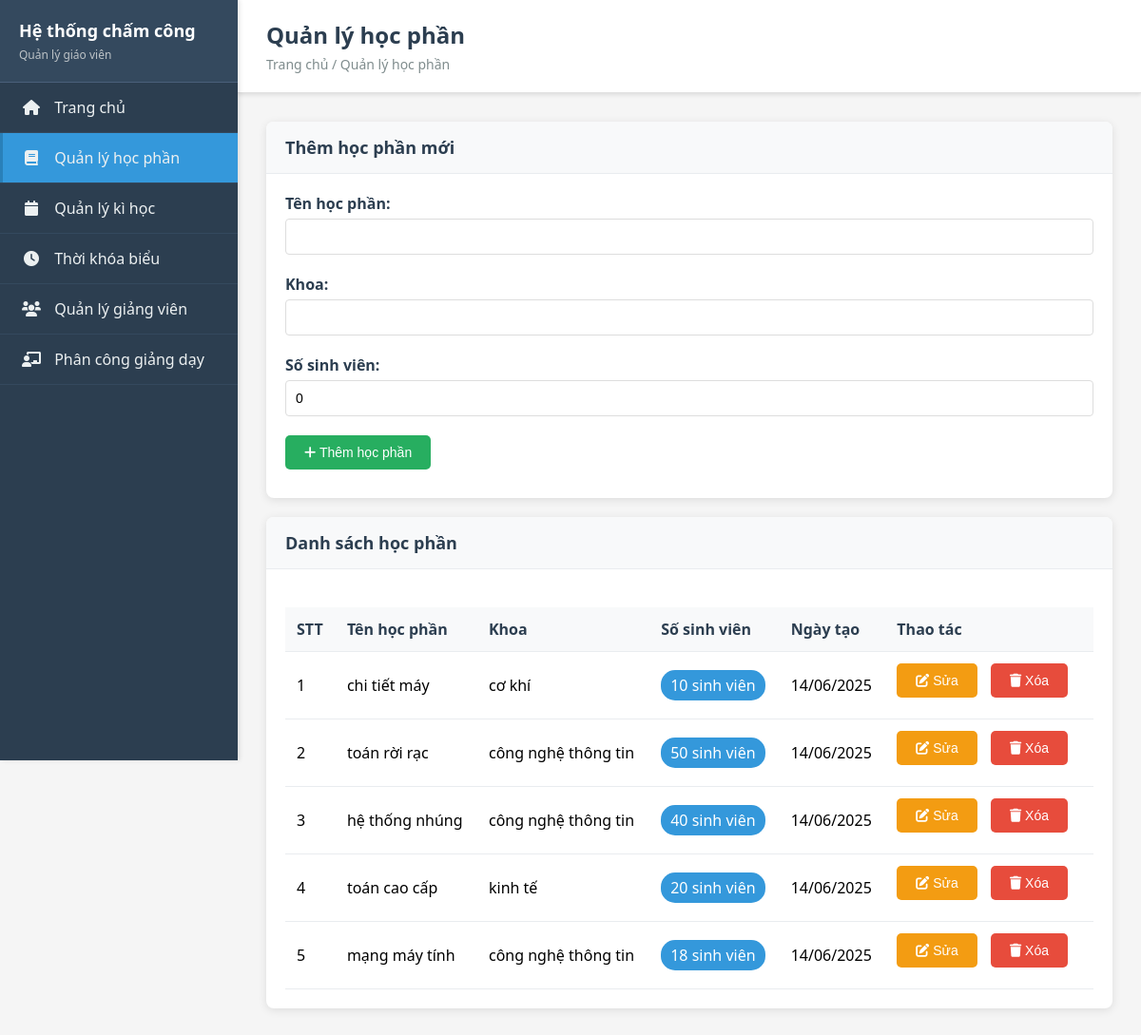
The page /subjects on the database as committed earlier.
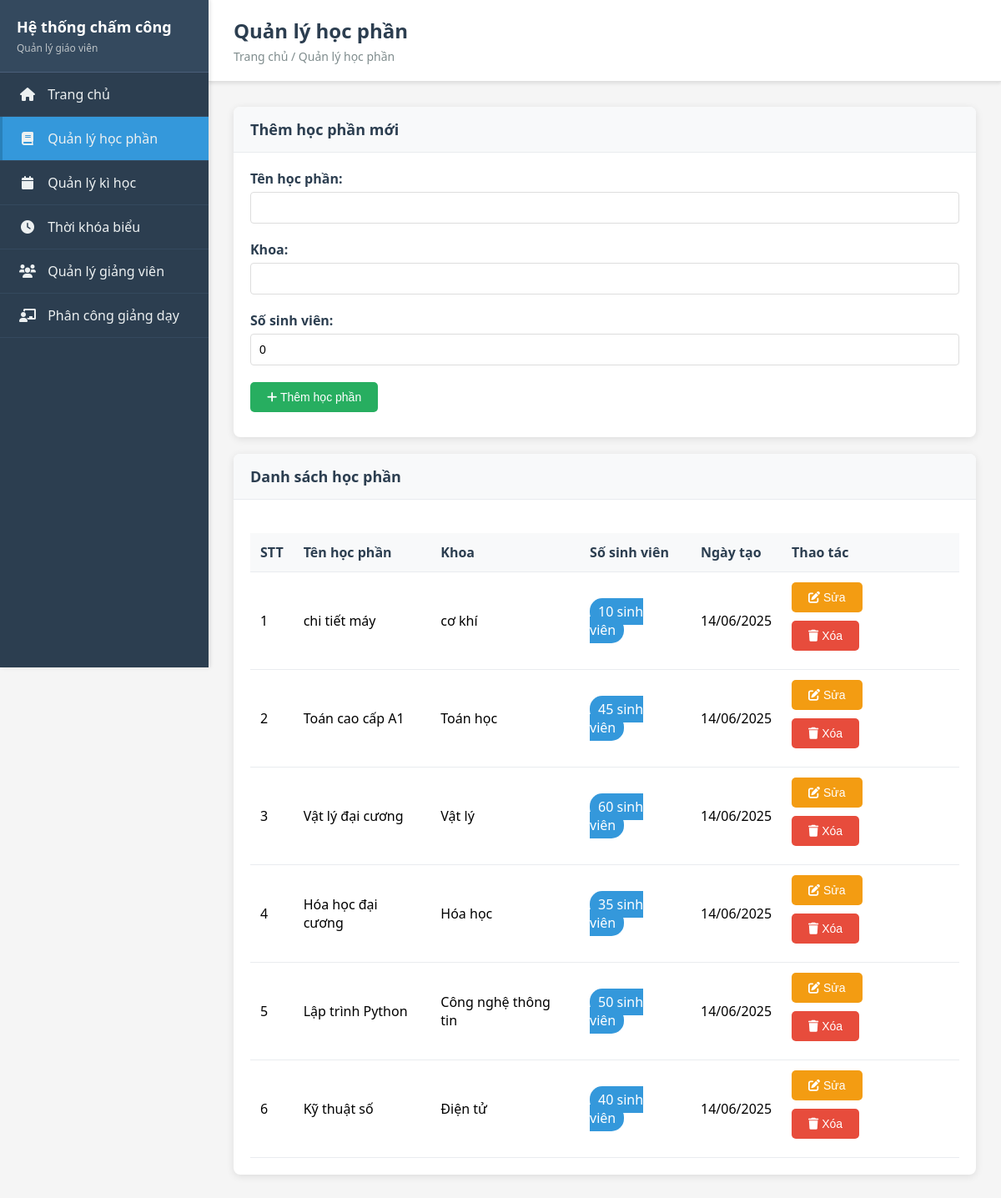
The same page on the database as committed later.
### backend/models/subject.py (models this page shows, shortened)
class Subject(BaseModel):
    __tablename__ = 'subjects'
    name = db.Column(db.String(200), nullable=False)
    subject_code = db.Column(db.String(20), unique=True, nullable=True)
    department = db.Column(db.String(100), nullable=False)
    credits = db.Column(db.Integer, nullable=False, default=3)  # Số tín chỉ
    theory_hours = db.Column(db.Integer, default=0)  # Số giờ lý thuyết
    practice_hours = db.Column(db.Integer, default=0)  # Số giờ thực hành
    student_count = db.Column(db.Integer, default=0)  # Số sinh viên
    standard_rate = db.Column(db.Numeric(10, 2), default=0)  # Đơn giá chuẩn
    subject_coefficient = db.Column(db.Numeric(3, 2), default=1.0)  # Hệ số học phần (1.0 - 1.5)
    difficulty_level = db.Column(db.String(20), default='normal')  # easy, normal, hard, very_hard
    description = db.Column(db.Text, nullable=True)
    is_active = db.Column(db.Boolean, default=True)

### backend/app.py (the view)
@app.route('/subjects')
def subjects():
    try:
        subjects_list = Subject.query.order_by(Subject.created_at.desc()).all()
        return render_template('subjects.html', subjects=subjects_list)
    except Exception as e:
        print(f"Error in subjects route: {e}")
        return render_template('subjects.html', subjects=[])

### frontend/templates/subjects.html (shortened to what this page needs)
<!DOCTYPE html>
<html lang="en">
<head>
    <link rel="stylesheet" href="{{ url_for('static', filename='css/style.css') }}">
</head>
<body>
    {% extends "base.html" %}
    {% block page_title %}Quản lý học phần{% endblock %}
    {% block breadcrumb %}Trang chủ / Quản lý học phần{% endblock %}
    {% block content %}
    <div class="card">
        <div class="card-header">
            <h3>Thêm học phần mới</h3>
        </div>
        <div class="card-body">
            <form id="subject-form">
                <div class="form-group">
                    <label for="subject-name">Tên học phần:</label>
                    <input type="text" id="subject-name" name="name" class="form-control" required>
                </div>
                <div class="form-group">
                    <label for="subject-department">Khoa:</label>
                    <input type="text" id="subject-department" name="department" class="form-control" required>
                </div>
                <div class="form-group">
                    <label for="subject-student-count">Số sinh viên:</label>
                    <input type="number" id="subject-student-count" name="student_count" class="form-control" min="0" value="0">
                </div>
                <button type="submit" class="btn btn-success" id="submit-btn">
                    <i class="fas fa-plus"></i> Thêm học phần
                </button>
            </form>
        </div>
    </div>
    <div class="card">
        <div class="card-header">
            <h3>Danh sách học phần</h3>
        </div>
        <div class="card-body">
            <table class="table">
                <thead>
                    <tr>
                        <th>STT</th>
                        <th>Tên học phần</th>
                        <th>Khoa</th>
                        <th>Số sinh viên</th>
                        <th>Ngày tạo</th>
                        <th>Thao tác</th>
                    </tr>
                </thead>
                <tbody>
                    {% for subject in subjects %}
                    <tr>
                        <td>{{ loop.index }}</td>
                        <td>{{ subject.name }}</td>
                        <td>{{ subject.department }}</td>
                        <td>
                            <span class="badge" style="background-color: #3498db; color: white; padding: 5px 10px; border-radius: 15px;">
                                {{ subject.student_count }} sinh viên
                            </span>
                        </td>
                        <td>{{ subject.created_at.strftime('%d/%m/%Y') }}</td>
                        <td>
                            <button class="btn btn-warning btn-sm" onclick="editSubject({{ subject.id }}, '{{ subject.name }}', '{{ subject.department }}', {{ subject.student_count }})">
                                <i class="fas fa-edit"></i> Sửa
                            </button>
                            <button class="btn btn-danger btn-sm" onclick="deleteSubject({{ subject.id }})">
                                <i class="fas fa-trash"></i> Xóa
                            </button>
                        </td>
                    </tr>
                    {% else %}
                    <tr>
                        <td colspan="6" style="text-align: center;">Chưa có học phần nào</td>
                    </tr>
                    {% endfor %}
                </tbody>
            </table>
        </div>
    </div>
    {% endblock %}

### frontend/templates/base.html (shortened to what this page needs)
<!DOCTYPE html>
<html lang="vi">
<head>
    <link rel="stylesheet" href="{{ url_for('static', filename='css/style.css') }}">
    <link rel="stylesheet" href="https://cdnjs.cloudflare.com/ajax/libs/font-awesome/6.0.0/css/all.min.css">
</head>
<body>
    <div class="sidebar">
        <div class="sidebar-header">
            <h1>Hệ thống chấm công</h1>
            <p>Quản lý giáo viên</p>
        </div>
        <nav class="sidebar-nav">
            <ul>
                <li>
                    <a href="{{ url_for('index') }}" {% if request.endpoint == 'index' %}class="active"{% endif %}>
                        <i class="fas fa-home"></i>
                        Trang chủ
                    </a>
                </li>
                <li>
                    <a href="{{ url_for('subjects') }}" {% if request.endpoint == 'subjects' %}class="active"{% endif %}>
                        <i class="fas fa-book"></i>
                        Quản lý học phần
                    </a>
                </li>
                <li>
                    <a href="{{ url_for('semesters') }}" {% if request.endpoint == 'semesters' %}class="active"{% endif %}>
                        <i class="fas fa-calendar"></i>
                        Quản lý kì học
                    </a>
                </li>
                <li>
                    <a href="{{ url_for('schedules') }}" {% if request.endpoint == 'schedules' %}class="active"{% endif %}>
                        <i class="fas fa-clock"></i>
                        Thời khóa biểu
                    </a>
                </li>
                <li>
                    <a href="{{ url_for('teachers') }}" {% if request.endpoint == 'teachers' %}class="active"{% endif %}>
                        <i class="fas fa-users"></i>
                        Quản lý giảng viên
                    </a>
                </li>
                <li>
                    <a href="{{ url_for('teaching_assignments') }}" {% if request.endpoint == 'teaching_assignments' %}class="active"{% endif %}>
                        <i class="fas fa-chalkboard-teacher"></i>
                        Phân công giảng dạy
                    </a>
                </li>
            </ul>
        </nav>
    </div>
    <div class="main-content">
        <header class="main-header">
            <h2>{% block page_title %}{% endblock %}</h2>
            <div class="breadcrumb">{% block breadcrumb %}{% endblock %}</div>
        </header>
        <main class="content">
            {% block content %}{% endblock %}
        </main>
    </div>
</body>
</html>

### frontend/static/css/style.css (style rules this page uses)
* { margin: 0; padding: 0; box-sizing: border-box; }
body { font-family: 'Segoe UI', Tahoma, Geneva, Verdana, sans-serif; background-color: #f5f5f5; display: flex; min-height: 100vh; }
.sidebar { width: 250px; background-color: #2c3e50; color: white; position: fixed; height: 100vh; left: 0; top: 0; overflow-y: auto; box-shadow: 2px 0 5px rgba(0,0,0,0.1); }
.sidebar-header { padding: 20px; background-color: #34495e; border-bottom: 1px solid #4a5f7a; }
.sidebar-header h1 { font-size: 18px; font-weight: 600; margin-bottom: 5px; }
.sidebar-header p { font-size: 12px; color: #bdc3c7; }
.sidebar-nav { padding: 0; }
.sidebar-nav ul { list-style: none; padding: 0; margin: 0; }
.sidebar-nav li { border-bottom: 1px solid #34495e; }
.sidebar-nav a { display: block; padding: 15px 20px; color: #ecf0f1; text-decoration: none; transition: all 0.3s ease; border-left: 3px solid transparent; }
.sidebar-nav a.active { background-color: #3498db; border-left-color: #2980b9; }
.sidebar-nav i { margin-right: 10px; width: 20px; text-align: center; }
.main-content { margin-left: 250px; flex: 1; display: flex; flex-direction: column; }
.main-header { background-color: white; padding: 20px 30px; box-shadow: 0 2px 4px rgba(0,0,0,0.1); border-bottom: 1px solid #e0e0e0; }
.main-header h2 { color: #2c3e50; font-size: 24px; font-weight: 600; }
.breadcrumb { color: #7f8c8d; font-size: 14px; margin-top: 5px; }
.content { padding: 30px; flex: 1; }
.card { background: white; border-radius: 8px; box-shadow: 0 2px 10px rgba(0,0,0,0.1); margin-bottom: 20px; overflow: hidden; }
.card-header { background-color: #f8f9fa; padding: 15px 20px; border-bottom: 1px solid #e9ecef; }
.card-header h3 { color: #2c3e50; font-size: 18px; font-weight: 600; }
.card-body { padding: 20px; }
.btn { display: inline-block; padding: 10px 20px; background-color: #3498db; color: white; text-decoration: none; border-radius: 5px; border: none; cursor: pointer; font-size: 14px; transition: background-color 0.3s; margin-right: 10px; margin-bottom: 10px; }
.btn-success { background-color: #27ae60; }
.btn-danger { background-color: #e74c3c; }
.btn-warning { background-color: #f39c12; }
.table { width: 100%; border-collapse: collapse; margin-top: 20px; }
.table th, .table td { padding: 12px; text-align: left; border-bottom: 1px solid #e9ecef; }
.table th { background-color: #f8f9fa; font-weight: 600; color: #2c3e50; }
.form-group { margin-bottom: 20px; }
.form-group label { display: block; margin-bottom: 5px; font-weight: 600; color: #2c3e50; }
.form-control { width: 100%; padding: 10px; border: 1px solid #ddd; border-radius: 4px; font-size: 14px; }

Rows that differ between the two databases and show on the page:
removed Subject: name "toán rời rạc", department "công nghệ thông tin", student_count "50", created_at "14/06/2025"
removed Subject: name "hệ thống nhúng", department "công nghệ thông tin", student_count "40", created_at "14/06/2025"
removed Subject: name "toán cao cấp", department "kinh tế", student_count "20", created_at "14/06/2025"
removed Subject: name "mạng máy tính", department "công nghệ thông tin", student_count "18", created_at "14/06/2025"
added Subject: name "Toán cao cấp A1", department "Toán học", student_count "45", created_at "14/06/2025"
added Subject: name "Vật lý đại cương", department "Vật lý", student_count "60", created_at "14/06/2025"
added Subject: name "Hóa học đại cương", department "Hóa học", student_count "35", created_at "14/06/2025"
added Subject: name "Lập trình Python", department "Công nghệ thông tin", student_count "50", created_at "14/06/2025"
added Subject: name "Kỹ thuật số", department "Điện tử", student_count "40", created_at "14/06/2025"
